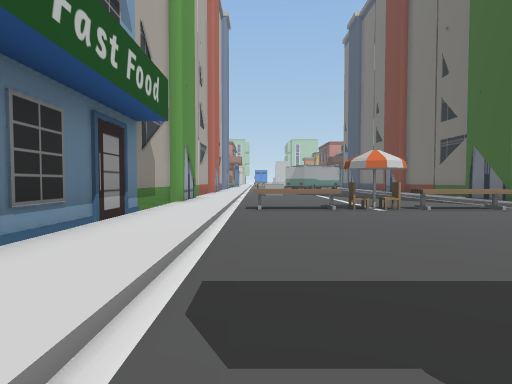
[1] (above)

17 first-person views from a walk through a 3-D level made in the Unity game engine. The camera is 1.3 m above the floor, tilts 2° down and sees 80° across. The floor is counted in squares, 2 m on a side. Each view is taken from the middle of a square. On the plan, view 1 faces up. The plan holds only what a view shows up to about 10 squares ahead; the rest is blank. The place goes on beyond the plan.

[2]
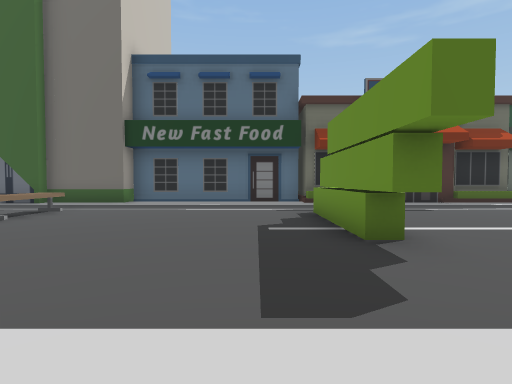

[3]
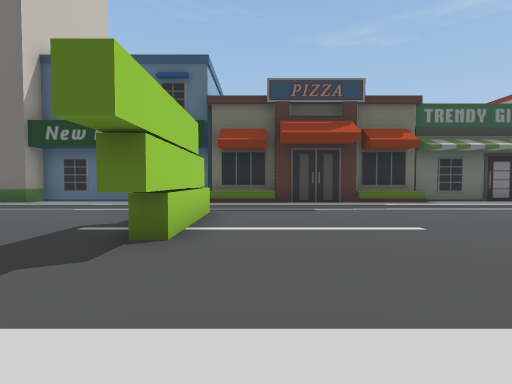

[4]
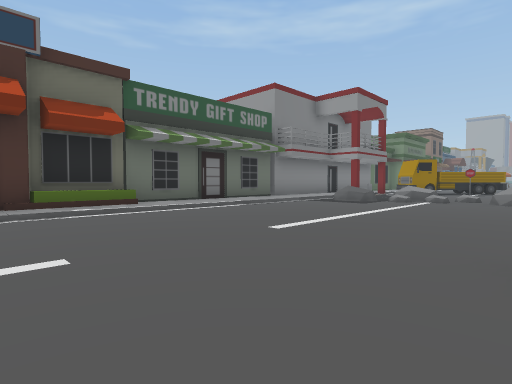

[5]
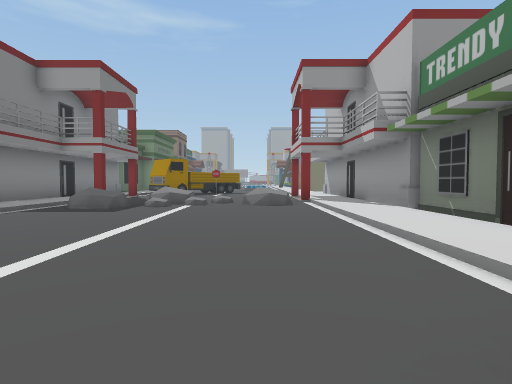

[6]
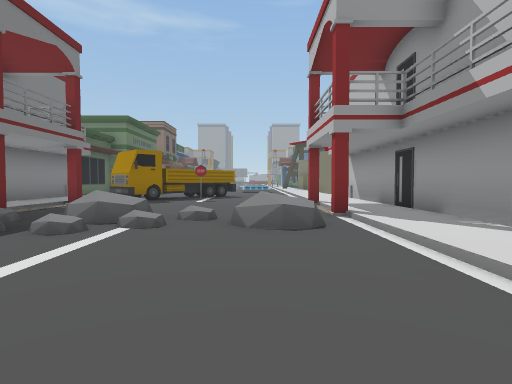

[7]
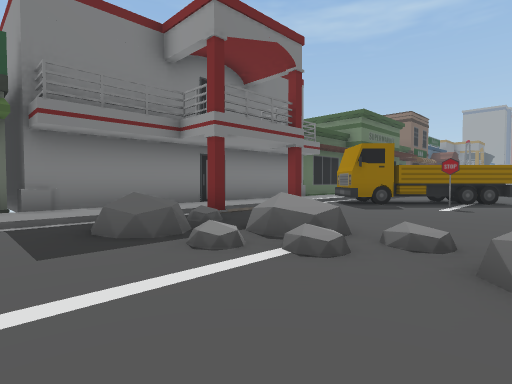

[8]
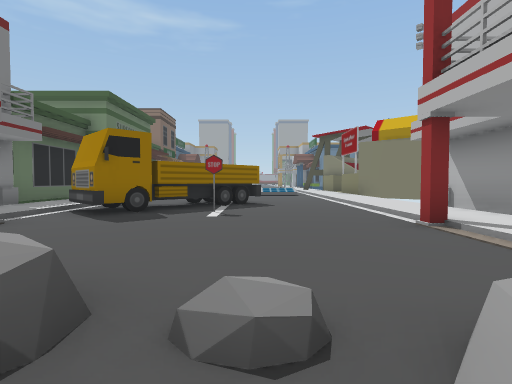

[9]
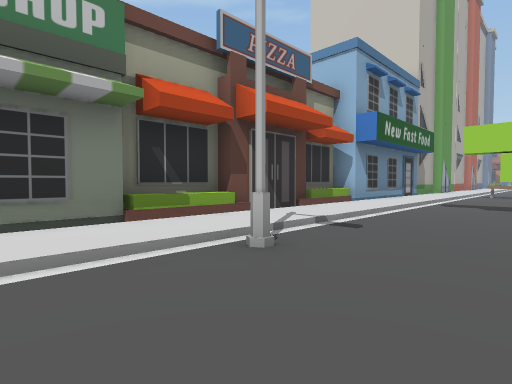

[10]
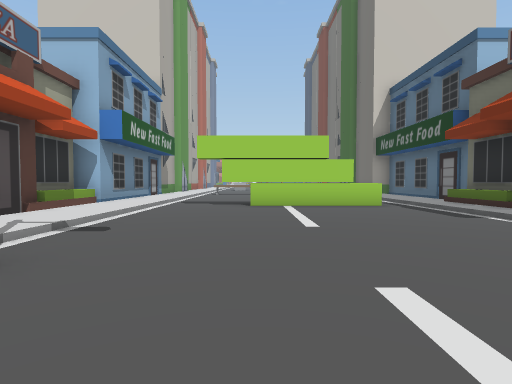

[11]
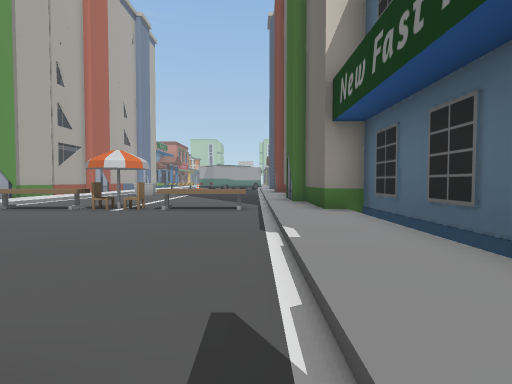

[12]
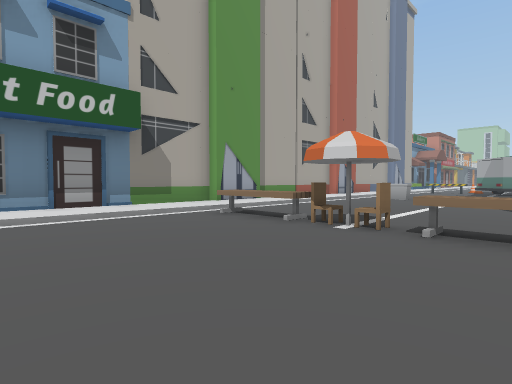

[13]
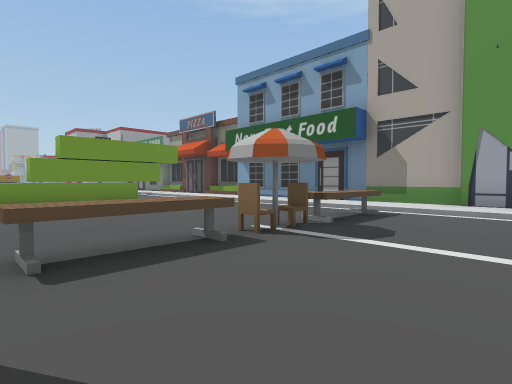

[14]
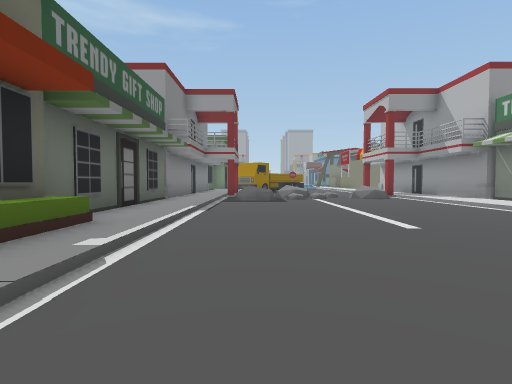

[15]
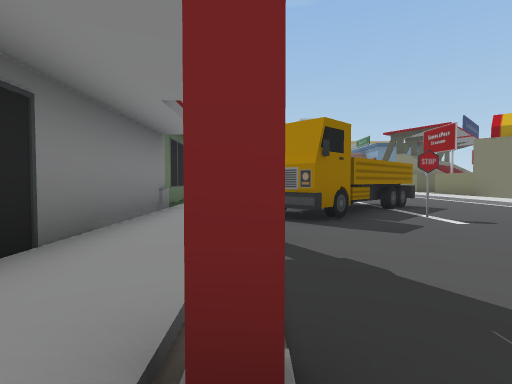

[16]
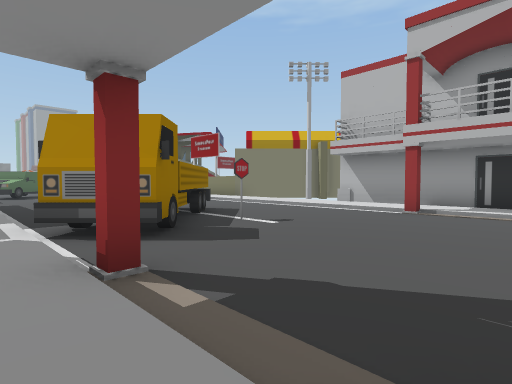

[17]
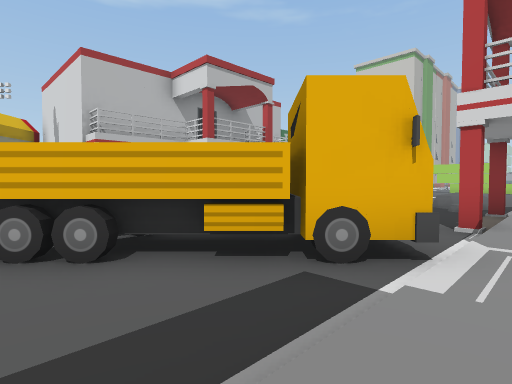

### Floor plan
Key: @ floor where view 1 was taken; # wall or solid block; . main floor; : floor 0.25 m higher than the main floor; B building; E bench; C chair; R rock; T truck; O other object.
Columns run from 4 left of view 1 to 10 right of it. Each row starts with its distance up from view 1.
 10   B:.......B
  9   B:.......B
  8  B::.......:B
  7  B::EECCEE.:B
  6  B::.......:B
  5  B::.......:B
  4  B::.......:B
  3  B::.......:B
  2  B::.......:B
  1 BB::.......:BB
  0  B::@OOOOO.:B
 -1  B::.......:B
 -2  B::.......:B
 -3  B::.......:B
 -4  B::.......:B
 -5  B::.......:B
 -6  B::#......:B
 -7  #::.......:#
 -8  #::.......:#
 -9  #::.......:#
-10  #::.......:#
-11  #::.......:#
-12  #::.......:###
-13  #::.R..RR.:#
-14  #::RR.RR..:#
-15  #:#...R..#:#
-16  #::.......:#
-17  #:#......#:#
-18  #::.......:#
-19  #::...#.T.:#
-20  #::....TTT:#
-21   ::...TTT.:B
-22   ::..TTT..:B
-23   ::...T...:B

Where each view was taken, in squares from view 1:
view 1: 0 up, 0 right, facing up
view 2: 2 up, 2 left, facing right
view 3: 1 down, 2 left, facing right
view 4: 3 down, 0 right, facing down-right
view 5: 5 down, 1 right, facing down
view 6: 9 down, 1 right, facing down
view 7: 11 down, 1 right, facing down-right
view 8: 13 down, 2 right, facing down
view 9: 8 down, 2 right, facing up-left
view 10: 8 down, 2 right, facing up
view 11: 0 up, 6 right, facing up
view 12: 3 up, 5 right, facing up-left
view 13: 10 up, 6 right, facing down-left
view 14: 2 down, 5 right, facing down
view 15: 14 down, 6 right, facing down
view 16: 15 down, 7 right, facing down-left
view 17: 23 down, 7 right, facing up-left
